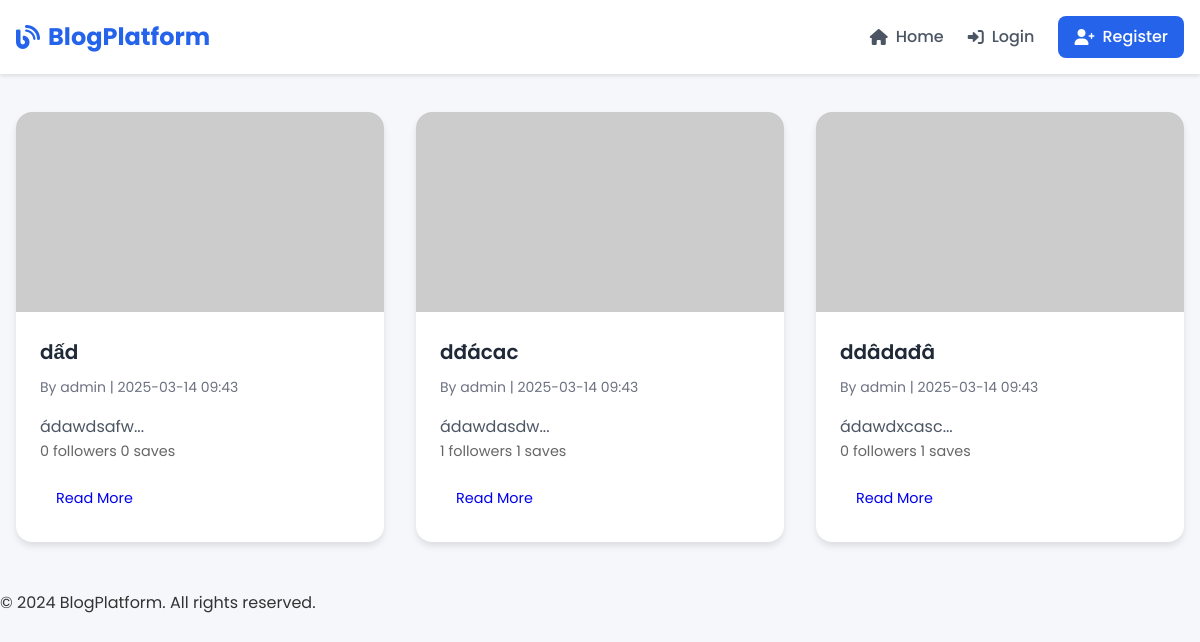
Before: / with the older database file.
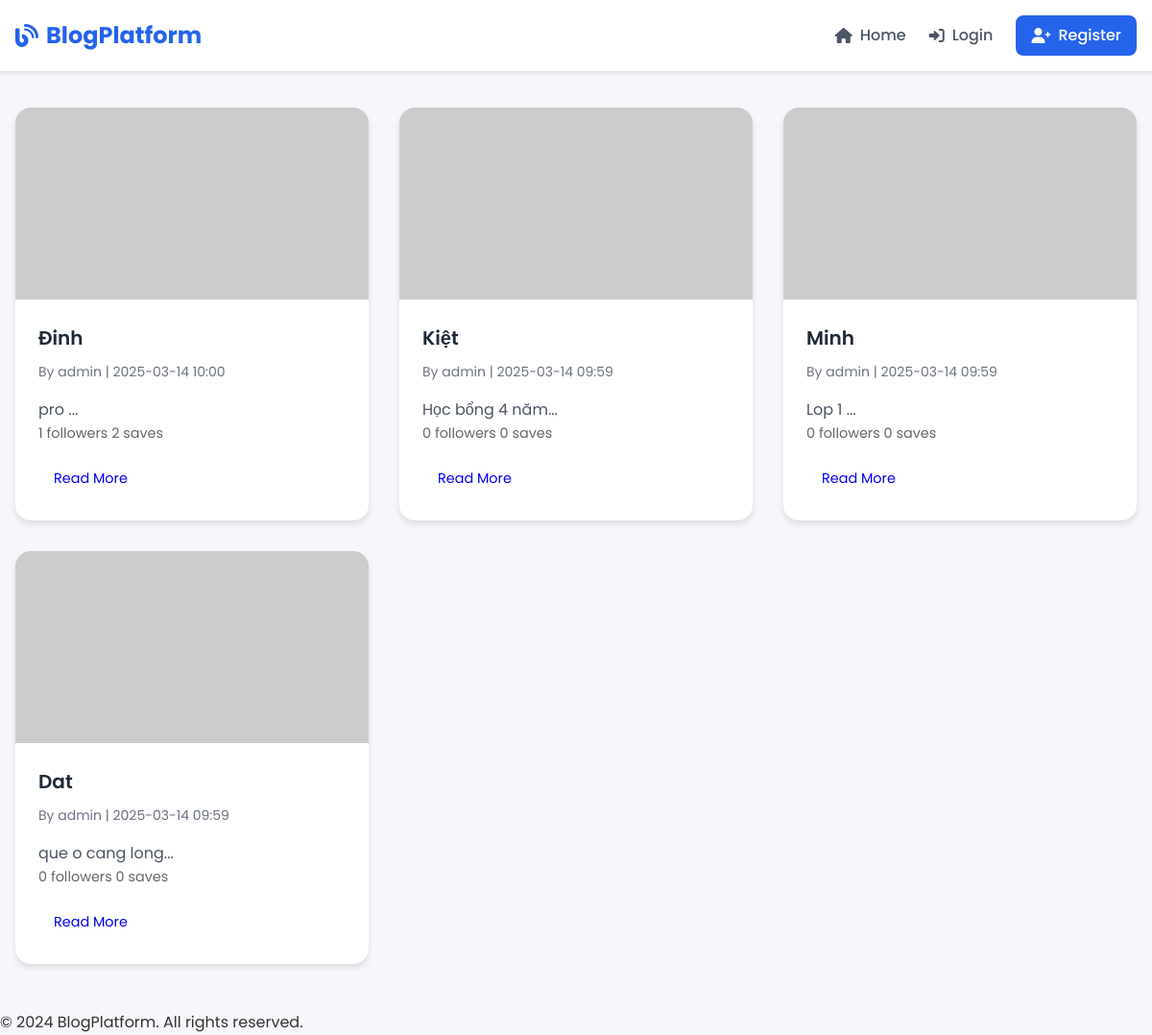
After: the same page with the newer database file.
### tables this page shows
CREATE TABLE posts (
    id INTEGER PRIMARY KEY AUTOINCREMENT,
    title TEXT NOT NULL,
    content TEXT NOT NULL,
    image_url TEXT NOT NULL,
    created_at TIMESTAMP DEFAULT CURRENT_TIMESTAMP,
    updated_at TIMESTAMP DEFAULT CURRENT_TIMESTAMP,
    author_id INTEGER NOT NULL,
    FOREIGN KEY (author_id) REFERENCES users (id)
);

CREATE TABLE users (
    id INTEGER PRIMARY KEY AUTOINCREMENT,
    username TEXT UNIQUE NOT NULL,
    password TEXT NOT NULL,
    is_actor INTEGER DEFAULT 0  -- 0: normal user, 1: actor
);

### app.py (the view)
@app.route('/')
def home():
    db = get_db()
    posts = db.execute('''
        SELECT p.*, u.username,
        (SELECT COUNT(*) FROM follows WHERE post_id = p.id) as follow_count,
        (SELECT COUNT(*) FROM saved_posts WHERE post_id = p.id) as save_count
        FROM posts p
        JOIN users u ON p.author_id = u.id
        ORDER BY p.created_at DESC
    ''').fetchall()
    formatted_posts = []
    for post in posts:
        post_dict = dict(post)
        if isinstance(post_dict['created_at'], str):
            post_dict['created_at'] = datetime.strptime(post_dict['created_at'], '%Y-%m-%d %H:%M:%S')
        formatted_posts.append(post_dict)
    return render_template('home.html', posts=formatted_posts)

### app.py (called while the page is built)
@app.template_filter('format_datetime')
def format_datetime(value):
    if isinstance(value, str):
        try:
            value = datetime.strptime(value, '%Y-%m-%d %H:%M:%S')
        except ValueError:
            return value
    return value.strftime('%Y-%m-%d %H:%M')

def get_db():
    if 'db' not in g:
        g.db = sqlite3.connect(app.config['DATABASE'])
        g.db.row_factory = sqlite3.Row
    return g.db

@app.before_request
def load_logged_in_user():
    user_id = session.get('user_id')
    if user_id is None:
        g.user = None
    else:
        g.user = get_db().execute(
            'SELECT * FROM users WHERE id = ?', (user_id,)
        ).fetchone()

@app.context_processor
def utility_processor():
    return dict(g=g)

### templates/home.html (shortened to what this page needs)
{% extends "base.html" %}
{% block content %}
<div class="container">
    <div class="posts-grid">
        {% for post in posts %}
            <div class="post-card">
                <div class="post-image">
                    <img src="{{ post.image_url }}" alt="{{ post.title }}">
                </div>
                <div class="post-content">
                    <h2 class="post-title">{{ post.title }}</h2>
                    <p class="post-meta">
                        By {{ post.username }} |
                        {{ post.created_at|format_datetime }}
                    </p>
                    <p class="post-excerpt">{{ post.content[:150] }}...</p>
                    <div class="post-stats">
                        <span>{{ post.follow_count }} followers</span>
                        <span>{{ post.save_count }} saves</span>
                    </div>
                    <div class="post-actions">
                        <a href="{{ url_for('post_detail', post_id=post.id) }}" class="button">Read More</a>
                    </div>
                </div>
            </div>
        {% endfor %}
    </div>
</div>
{% endblock %}

### templates/base.html (shortened to what this page needs)
<!DOCTYPE html>
<html lang="en">
<head>
    <link rel="stylesheet" href="{{ url_for('static', filename='css/style.css') }}">
    <link rel="stylesheet" href="https://cdnjs.cloudflare.com/ajax/libs/font-awesome/6.0.0/css/all.min.css">
</head>
<body>
    <nav class="navbar">
        <div class="nav-container">
            <a href="{{ url_for('home') }}" class="nav-logo">
                <i class="fas fa-blog"></i>
                BlogPlatform
            </a>
            <div class="nav-links">
                <a href="{{ url_for('home') }}" class="nav-link">
                    <i class="fas fa-home"></i> Home
                </a>
                {% if g.user %}
                    {% if session.is_actor %}
                        <a href="{{ url_for('create_post') }}" class="nav-link">
                            <i class="fas fa-plus-circle"></i> Create Post
                        </a>
                    {% endif %}
                    <a href="{{ url_for('my_saved_posts') }}" class="nav-link">
                        <i class="fas fa-bookmark"></i> Saved Posts
                    </a>
                    <div class="user-menu">
                        <span class="user-name">
                            <i class="fas fa-user"></i> {{ g.user['username'] }}
                        </span>
                        <a href="{{ url_for('logout') }}" class="nav-link">
                            <i class="fas fa-sign-out-alt"></i> Logout
                        </a>
                    </div>
                {% else %}
                    <a href="{{ url_for('login') }}" class="nav-link">
                        <i class="fas fa-sign-in-alt"></i> Login
                    </a>
                    <a href="{{ url_for('register') }}" class="nav-link highlight">
                        <i class="fas fa-user-plus"></i> Register
                    </a>
                {% endif %}
            </div>
        </div>
    </nav>
    <main class="main-content">
        {% block content %}{% endblock %}
    </main>
    <footer class="footer">
        <div class="footer-content">
            <p>&copy; 2024 BlogPlatform. All rights reserved.</p>
        </div>
    </footer>
</body>
</html>

### static/css/style.css (style rules this page uses)
* { margin: 0; padding: 0; box-sizing: border-box; }
body { font-family: 'Poppins', sans-serif; line-height: 1.6; background-color: #f5f7fa; color: #333; }
.navbar { background-color: #ffffff; box-shadow: 0 2px 4px rgba(0,0,0,0.1); position: fixed; top: 0; left: 0; right: 0; z-index: 1000; }
.nav-container { max-width: 1200px; margin: 0 auto; padding: 1rem; display: flex; justify-content: space-between; align-items: center; }
.nav-logo { font-size: 1.5rem; font-weight: 700; color: #2563eb; text-decoration: none; display: flex; align-items: center; gap: 0.5rem; }
.nav-links { display: flex; align-items: center; gap: 1.5rem; }
.nav-link { color: #4b5563; text-decoration: none; font-weight: 500; transition: color 0.3s ease; display: flex; align-items: center; gap: 0.5rem; }
.nav-link.highlight { background-color: #2563eb; color: white; padding: 0.5rem 1rem; border-radius: 0.5rem; }
.main-content { max-width: 1200px; margin: 6rem auto 2rem; padding: 0 1rem; }
.posts-grid { display: grid; grid-template-columns: repeat(auto-fill, minmax(300px, 1fr)); gap: 2rem; padding: 1rem 0; }
.post-card { background: white; border-radius: 1rem; overflow: hidden; box-shadow: 0 4px 6px rgba(0,0,0,0.1); transition: transform 0.3s ease, box-shadow 0.3s ease; }
.post-image { width: 100%; height: 200px; overflow: hidden; }
.post-image img { width: 100%; height: 100%; object-fit: cover; transition: transform 0.3s ease; }
.post-content { padding: 1.5rem; }
.post-title { font-size: 1.25rem; font-weight: 600; margin-bottom: 0.5rem; color: #1f2937; }
.post-meta { font-size: 0.875rem; color: #6b7280; margin-bottom: 1rem; }
.post-excerpt { color: #4b5563; }
.post-stats { font-size: 0.9rem; color: #666; margin-bottom: 1rem; }
.post-actions { display: flex; flex-wrap: wrap; gap: 0.5rem; }
.button { padding: 0.5rem 1rem; border-radius: 5px; text-decoration: none; font-size: 0.9rem; transition: background-color 0.3s ease; }

Changed rows visible on the page:
removed posts: title "dấd", username "admin", created_at "2025-03-14 09:43", content "ádawdsafw", follow_count "0", save_count "0"
removed posts: title "dđácac", username "admin", created_at "2025-03-14 09:43", content "ádawdasdw", follow_count "1", save_count "1"
removed posts: title "ddâdađâ", username "admin", created_at "2025-03-14 09:43", content "ádawdxcasc", follow_count "0", save_count "1"
added posts: title "Đinh", username "admin", created_at "2025-03-14 10:00", content "pro", follow_count "1", save_count "2"
added posts: title "Kiệt", username "admin", created_at "2025-03-14 09:59", content "Học bổng 4 năm", follow_count "0", save_count "0"
added posts: title "Minh", username "admin", created_at "2025-03-14 09:59", content "Lop 1", follow_count "0", save_count "0"
added posts: title "Dat", username "admin", created_at "2025-03-14 09:59", content "que o cang long", follow_count "0", save_count "0"
